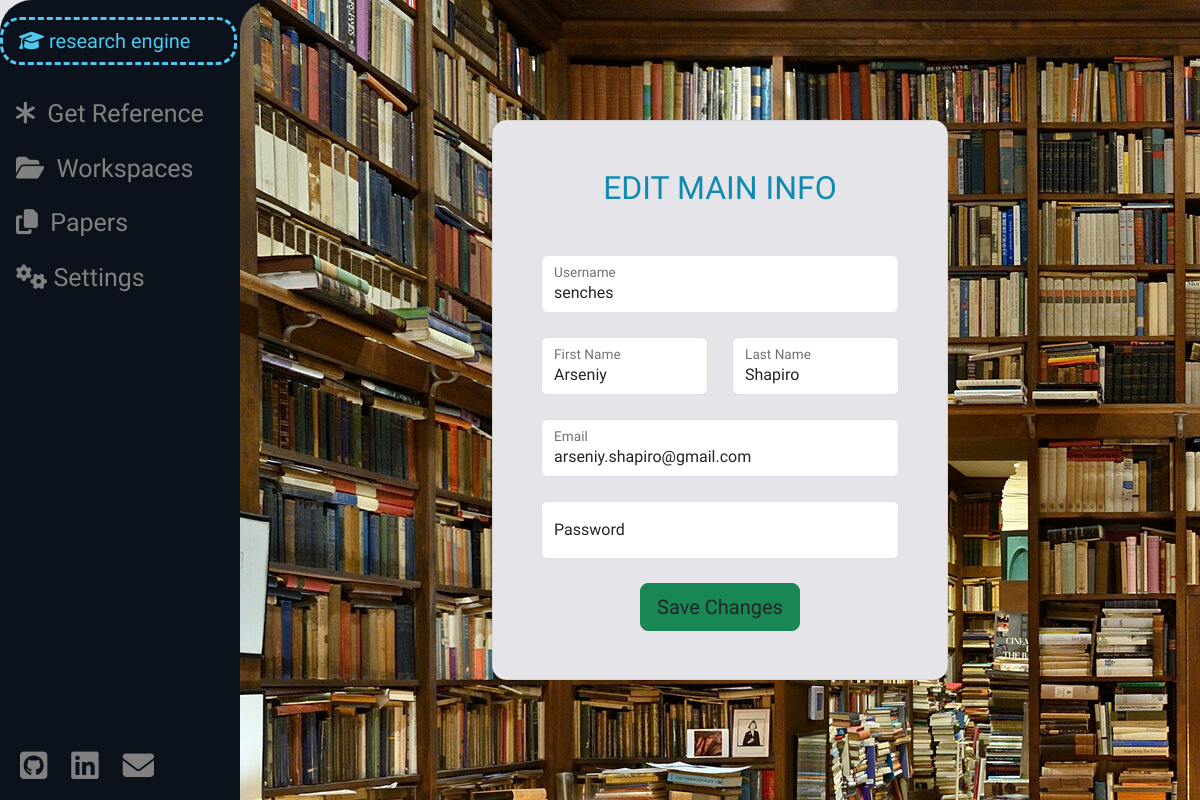
The app's page /edit_account_info (signed in) with its own data.
### user_management/models.py (models this page shows)
class User(AbstractUser):
    def __str__(self):
        return f"{self.first_name} {self.last_name}"

### user_management/views.py (the view, shortened to what this page needs)
# urls.py: path("edit_account_info", views.edit_account_info, name="edit_account"),
@login_required
def edit_account_info(request):
    data = {
        "page_type": "edit_main_info",
        "form_title": "Edit Main Info",
        "settings_form": AccountSettingsForm().set_initials(request.user),
        "work_spaces": get_user_work_spaces(request.user),
        "papers": get_user_papers(request.user)
    }
    return render(request, "website/user_management.html", data)

### user_management/forms.py (shortened to what this page needs)
class AccountSettingsForm(RegisterForm):
    confirmation = forms.CharField(required=False)
    def set_initials(self, user: User):
        self.fields["username"].initial = user.username
        self.fields["last_name"].initial = user.last_name
        self.fields["first_name"].initial = user.first_name
        self.fields["email"].initial = user.email
        return self

### paper_work/models.py (called while the page is built)
    def __str__(self):
        return self.title

### user_management/helpers.py (called while the page is built)
def get_user_work_spaces(user: User, archived=False) -> list:
    return list(chain(
        user.work_spaces.filter(archived=archived), user.guest_work_spaces.filter(archived=archived)
    ))

def get_user_papers(user: User, archived=False):
    return user.papers.filter(archived=archived)

### work_space/models.py (called while the page is built)
    def __str__(self):
        return self.title

### templates/website/user_management.html (shortened to what this page needs)
{% extends "layout.html" %}
{% load static %}
{% block headless %}
    <section class="vh-100 bg-image" id="form-section">
        <div class="mask d-flex align-items-center h-100 gradient-custom-3">
            <div class="container h-100">
                <div class="row d-flex justify-content-center align-items-center h-100">
                    <div class="col-12 col-md-9 col-lg-7 col-xl-6">
                        <div class="card" style="border-radius: 15px;">
                            <div class="card-body p-5 form-body">
                                <h2 class="text-uppercase text-center mb-5" id="form-header">{{ form_title }}</h2>
                                {% if page_type == 'register' %}
                                    <form action="{% url 'user_management:register' %}" class="needs-validation" novalidate id="register_form" method="post">
                                        {% csrf_token %}
                                        <div class="form-outline mb-4 row">
                                            <div class="col-md">
                                                <div class="form-floating">
                                                    {{ register_form.username }}
                                                    <label class="form-label" for="username-field">Username</label>
                                                    <div class="valid-feedback">Looks good!</div>
                                                    <div class="invalid-feedback">Please provide a username.</div>
                                                </div>
                                            </div>
                                            <div class="col-md">
                                                <div class="form-floating">
                                                    {{ register_form.email }}
                                                    <label class="form-label" for="email-field">Email</label>
                                                    <div class="valid-feedback">Looks good!</div>
                                                    <div class="invalid-feedback">Please provide an email.</div>
                                                </div>
                                            </div>
                                        </div>
                                        <div class="form-outline mb-4 row">
                                            <div class="col-md">
                                                <div class="form-floating">
                                                    {{ register_form.first_name }}
                                                    <label class="form-label" for="first-name-field">First Name</label>
                                                    <div class="valid-feedback">Looks good!</div>
                                                    <div class="invalid-feedback">Please provide a first name.</div>
                                                </div>
                                            </div>
                                            <div class="col-md">
                                                <div class="form-floating">
                                                    {{ register_form.last_name }}
                                                    <label class="form-label" for="last-name-field">Last Name</label>
                                                    <div class="valid-feedback">Looks good!</div>
                                                    <div class="invalid-feedback">Please provide a last name.</div>
                                                </div>
                                            </div>
                                        </div>
                                        <div class="form-outline mb-4 form-floating">
                                            {{ register_form.password }}
                                            <label class="form-label" for="password-field">Password</label>
                                            <div class="valid-feedback">Looks good!</div>
                                            <div class="invalid-feedback">Please provide a password.</div>
                                        </div>
                                        <div class="form-outline mb-4 form-floating">
                                            {{ register_form.confirmation }}
                                            <label class="form-label" for="confirmation-field">Repeat password</label>
                                            <div class="valid-feedback">Looks good!</div>
                                            <div class="invalid-feedback">Please repeat your password.</div>
                                        </div>
                                        <div class="d-flex justify-content-center">
                                            <input type="submit" value="Register" class="btn btn-success btn-block btn-lg gradient-custom-4 text-body"></input>
                                        </div>
                                        <p class="text-center text-muted mt-4 mb-0">Have already an account? <a href="{% url 'user_management:login' %}" class="fw-bold text-body pointy-cursor"><u>Login here</u></a></p>
                                    </form>
                                {% elif page_type == 'edit_main_info' %}
                                    <form action="{% url 'user_management:edit_account' %}" class="account-settings-form needs-validation" id="main-info-form" method="post" novalidate>
                                        <div class="form-outline mb-4 form-floating">
                                            {{ settings_form.username }}
                                            <label class="form-label" for="username-field">Username</label>
                                        </div>
                                        <div class="form-outline mb-4 row">
                                            <div class="col-md">
                                                <div class="form-floating">
                                                    {{ settings_form.first_name }}
                                                    <label class="form-label" for="first-name-field">First Name</label>
                                                </div>
                                            </div>
                                            <div class="col-md">
                                                <div class="form-floating">
                                                    {{ settings_form.last_name }}
                                                    <label class="form-label" for="last-name-field">Last Name</label>
                                                </div>
                                            </div>
                                        </div>
                                        <div class="form-outline mb-4 form-floating">
                                            {{ settings_form.email }}
                                            <label class="form-label" for="email-field">Email</label>
                                        </div>
                                        <div class="form-outline mb-4 form-floating">
                                            {{ settings_form.password }}
                                            <label class="form-label" for="password-field">Password</label>
                                        </div>
                                        <div class="d-flex justify-content-center">
                                            <input type="submit" value="Save Changes" class="btn btn-success btn-block btn-lg gradient-custom-4 text-body"></input>
                                        </div>
                                    </form>
                                {% endif %}
                            </div>
                        </div>
                    </div>
                </div>
            </div>
        </div>
    </section>
{% endblock %}

### static/css/style.css (style rules this page uses)
html, body { background-color: #e5e5e9; overscroll-behavior-y: none; margin: 0; height: 100%; }
#form-section { background-image: url(../images/main/library-background.jpeg); background-repeat: repeat-y; overflow: auto; margin-left: 0cm; margin: 0; }
.form-body { background-color: #e5e5e9; margin: 0; border-radius: 15px; border-color: #e5e5e9 !important; }
.light-blue, #header-text, #form-header { color: #118ab2; }

### records on screen
User: username "senches", first_name "Arseniy", last_name "Shapiro", email "arseniy.shapiro@gmail.com"
